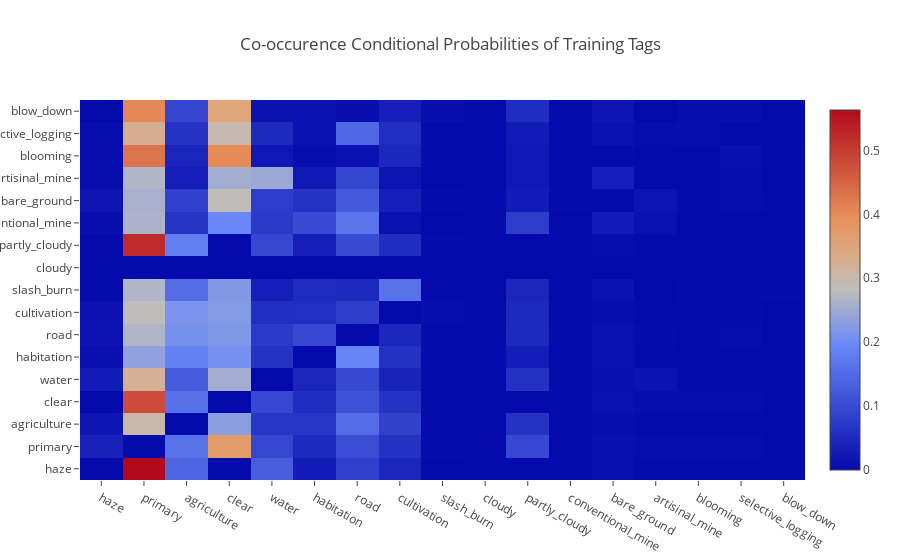

Source (notebook cell):
### Markdown cell above
Unfortunately, the co-occurrence counts are not that useful because they are dominated by the tags that occur frequently in the first place. In order to normalize this effect, we consider the conditional probability of seeing one tag given another.

### Code cell
train_tag_co_counts_float = train_tag_co_counts.astype(float)
train_tag_co_counts_sum = numpy.sum(train_tag_co_counts, axis=1, keepdims=True)
train_tag_cps = numpy.divide(train_tag_co_counts_float, train_tag_co_counts_sum,
                             out=numpy.zeros_like(train_tag_co_counts_float), where=train_tag_co_counts_sum!=0)

train_tags_cps_fig = plotly.graph_objs.Figure({
    data=[
        plotly.graph_objs.Heatmap
        (
            z=train_tag_cps,
            x=list(tag_indices.keys()),
            y=list(tag_indices.keys()),
        )
    ],
    layout=plotly.graph_objs.Layout(
        title='Co-occurence Conditional Probabilities of Training Tags from {} Samples'.format(num_samples)
    )
)
plotly.offline.iplot(
    train_tags_cps_fig,
    filename=os.path.join(data_dir, 'train_tags_cps.html')
)

### Figure 1 — Plotly figure (JSON) as saved in the notebook; plotly's stock layout.template omitted (floating-point values rounded to 4 significant figures; data arrays with more than 128 entries replaced by an {"elided": "..."} marker saying what was removed)
{"data": [{"type": "heatmap", "x": ["haze", "primary", "agriculture", "clear", "water", "habitation", "road", "cultivation", "slash_burn", "cloudy", "partly_cloudy", "conventional_mine", "bare_ground", "artisinal_mine", "blooming", "selective_logging", "blow_down"], "y": ["haze", "primary", "agriculture", "clear", "water", "habitation", "road", "cultivation", "slash_burn", "cloudy", "partly_cloudy", "conventional_mine", "bare_ground", "artisinal_mine", "blooming", "selective_logging", "blow_down"], "z": {"elided": "17x17 float values"}}], "layout": {"title": "Co-occurence Conditional Probabilities of Training Tags"}}
